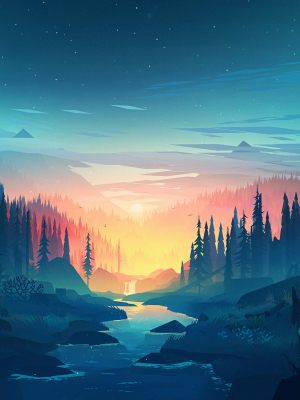
#> input picture image.jpg, 300 x 400 px, found by its file name
$ python blur.py
#> lines starting #> are read from the running program, lines starting #| are printed output that depends on the picture; after the words box and inside, x2 and y2 are one past the last pixel; in counts of white or black regions, pixels touching at a corner belong together
import cv2
import numpy as np

class BlurEffect:
    def __init__(self):
        pass

    def apply(self,frame,mask):
        blurred = np.copy(frame)
        all_blurred = cv2.GaussianBlur(frame,(31,31),0)
        blurred[mask]=all_blurred[mask]
        return blurred

blurObject = BlurEffect()

frame = cv2.imread("image.jpg")
#> frame is the input picture: shape (400, 300, 3); mean B, G, R 130.1, 115.6, 79.9
mask = np.zeros((400,300),dtype=bool)
mask[100:200,150:250] = True
blurred_img = blurObject.apply(frame,mask)
#> in apply, `all_blurred = cv2.GaussianBlur(frame,(31,31),0)`:
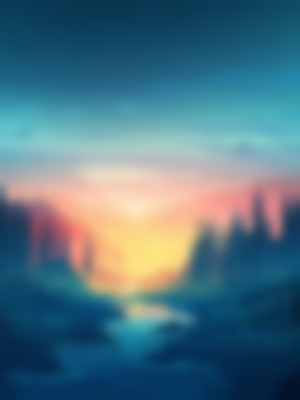
#> all_blurred: shape (400, 300, 3); mean B, G, R 130.1, 115.6, 79.9
#> in apply, `blurred[mask]=all_blurred[mask]`: blurred: shape (400, 300, 3); 8.28% of pixels changed, all inside (x1, y1, x2, y2) = (150, 100, 250, 200)

cv2.imshow("Blur test", blurred_img)
cv2.waitKey(0)
cv2.destroyAllWindows()
